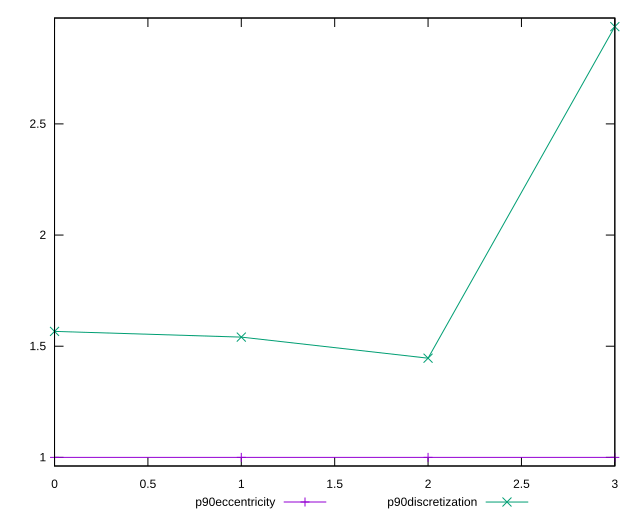

This chart was generated by the following gnuplot code:
reset

$p90Eccentricity <<EOF
0 1.0000000000000002
1 0.9999999999999996
2 1
3 1
EOF

$p90Discretization <<EOF
0 1.5666666666666667
1 1.540983606557377
2 1.4461538461538461
3 2.9375
EOF

set key outside below
set xrange [0:3]
set yrange [0.9612499999999995:2.97625]
set trange [0.9612499999999995:2.97625]
set terminal svg size 640, 520 enhanced background rgb 'white'
set output "reports/report_00028_2021-02-24T12-49-42.674Z/uses-http2/progression/eccentricity.svg"

plot $p90Eccentricity title "p90eccentricity" with linespoints, \
     $p90Discretization title "p90discretization" with linespoints

reset
